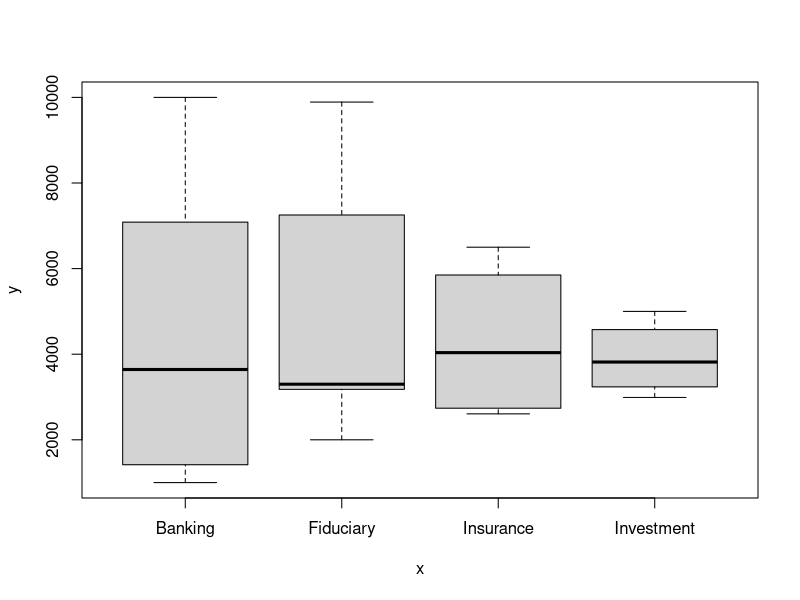
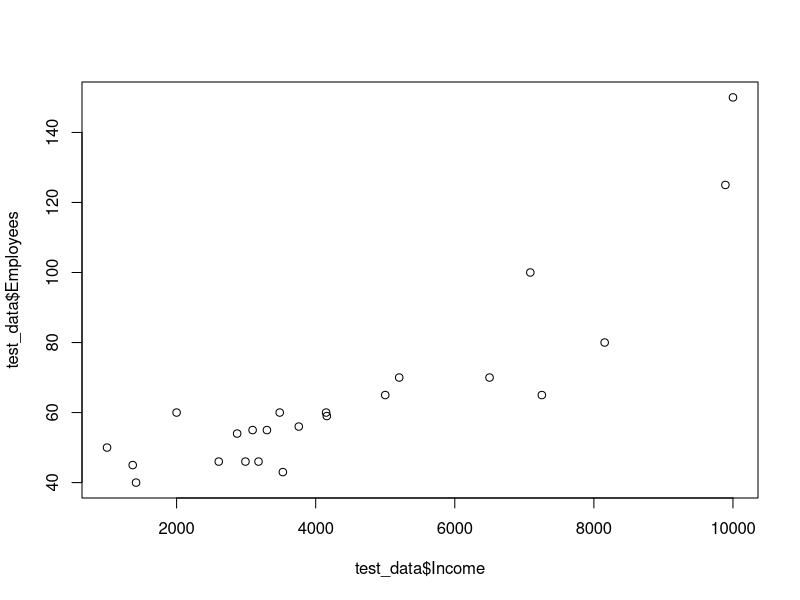
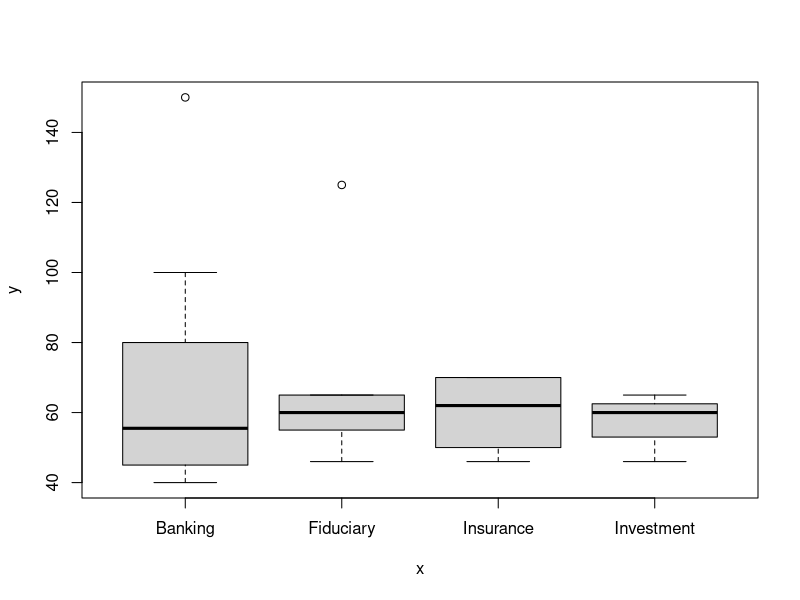
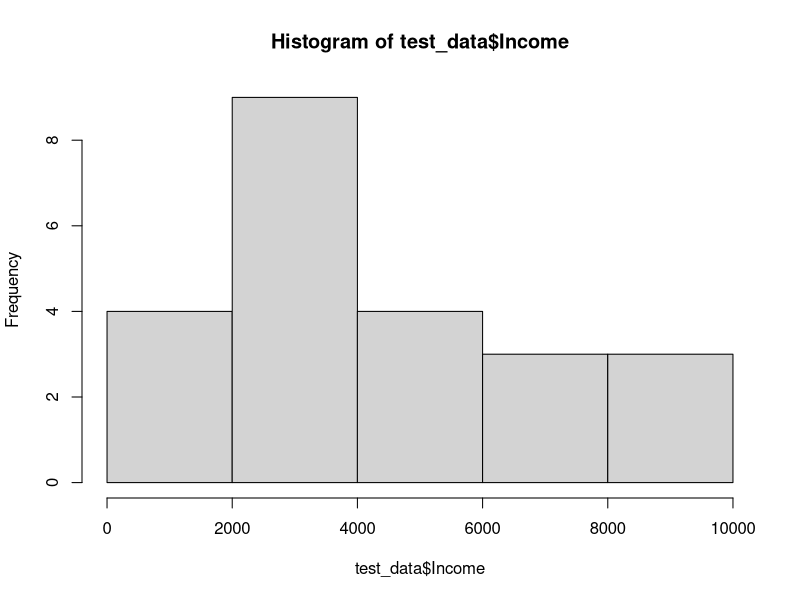
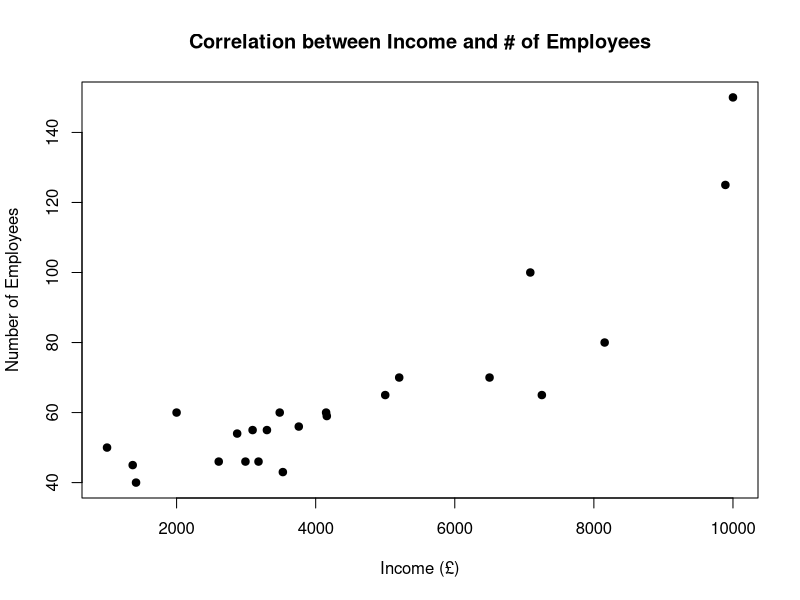
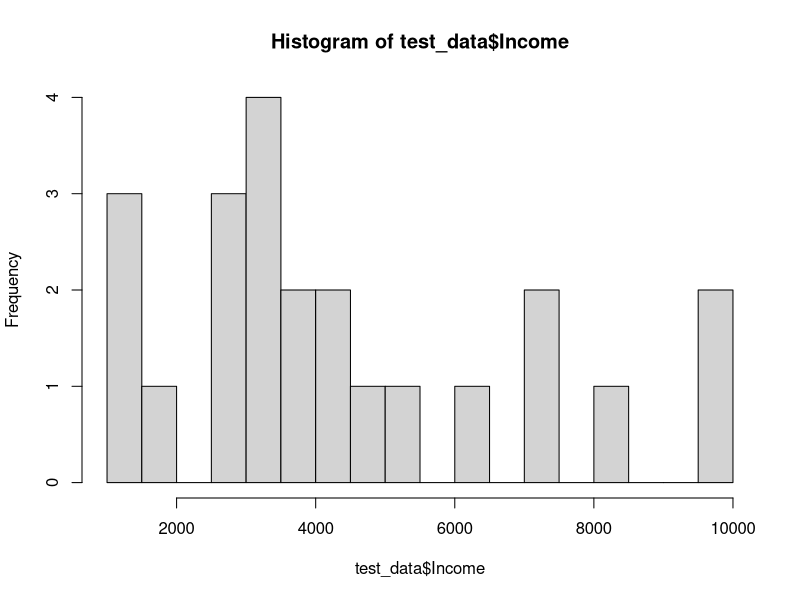
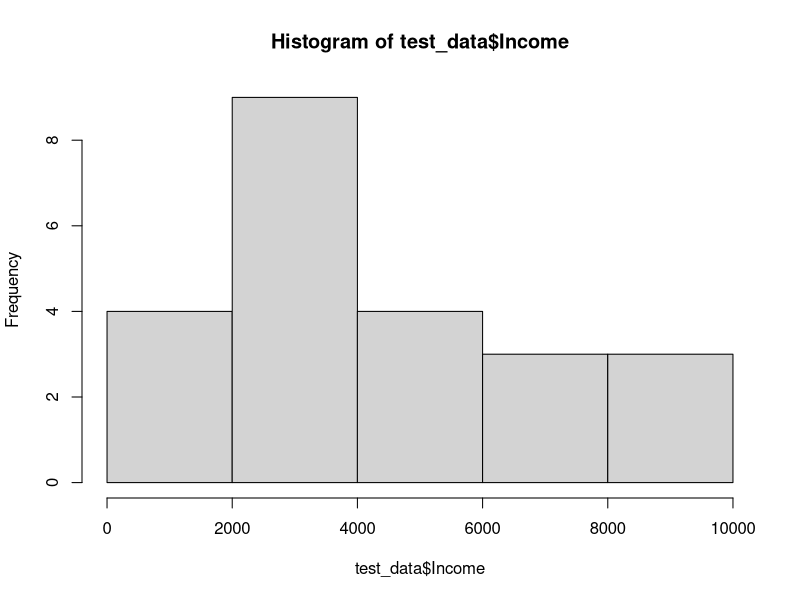

These figures' R source, in order:
## ---- chunk 1
test_data <- read.csv("test_data.csv",
                      header = TRUE,
                      stringsAsFactors = TRUE)

head(test_data, n = 2)

## ---- chunk 2

is.numeric(test_data$Income)
## we could also do is.numeric(test_data[,1]) as per our last session on subsetting

is.numeric(test_data$LeadDivsion)

is.factor(test_data$LeadDivision)

## ---- chunk 3
is(test_data$Firm)

is(test_data$Employees)

## ---- chunk 4

test_data$Firm <- as.character(test_data$Firm)

is.character(test_data$Firm)
## ---- chunk 5
datetest <- "12/12/2018"
datetest <- as.Date(datetest, format = "%d/%m/%Y")
is(datetest)
## ---- chunk 6
test_data$ReturnDate <- as.character(test_data$ReturnDate)
test_data$ReturnDate <- as.Date(test_data$ReturnDate,
                                format = "%d/%m/%Y")
## ---- chunk 7
datetest <- 17940
datetest <- as.Date(datetest,
                    origin = as.Date("01/01/1970",
                                     format = "%d/%m/%Y"))
datetest
## ---- chunk 8
mean(test_data$Income)
median(test_data$Income)
sd(test_data$Income)
quantile(test_data$Income)
## ---- chunk 9
summary(test_data)
## ---- chunk 10
tapply(test_data$Income, test_data$LeadDivision, sd)
## ---- chunk 11
tapply(test_data$Income, test_data$LeadDivision, mean)
## ---- chunk 12
plot(x = test_data$LeadDivision, y = test_data$Income)
## ---- chunk 13
plot(x = test_data$Income, y = test_data$Employees)
## ---- chunk 14
plot(x = test_data$LeadDivision, y = test_data$Employees)
## ---- chunk 15
hist(test_data$Income)
## ---- chunk 16
plot(test_data$Income, test_data$Employees,
     main = "Correlation between Income and # of Employees",
     xlab = "Income (£)",
     ylab = "Number of Employees",
     pch = 19)
## ---- chunk 17
hist(test_data$Income, breaks = 30)
hist(test_data$Income)
